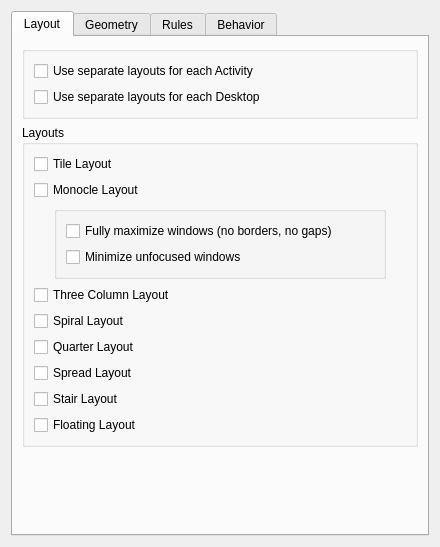
<?xml version="1.0" encoding="UTF-8"?>
<ui version="4.0">
 <class>KrohnkiteConfigForm</class>
 <widget class="QWidget" name="KrohnkiteConfigForm">
  <property name="geometry">
   <rect>
    <x>0</x>
    <y>0</y>
    <width>440</width>
    <height>547</height>
   </rect>
  </property>
  <property name="minimumSize">
   <size>
    <width>440</width>
    <height>0</height>
   </size>
  </property>
  <property name="windowTitle">
   <string>Form</string>
  </property>
  <layout class="QGridLayout" name="gridLayout">
   <item row="0" column="0">
    <widget class="QTabWidget" name="configTabs">
     <property name="currentIndex">
      <number>0</number>
     </property>
     <widget class="QWidget" name="layoutTab">
      <attribute name="title">
       <string>Layout</string>
      </attribute>
      <layout class="QVBoxLayout" name="verticalLayout_4">
       <item>
        <widget class="QGroupBox" name="groupBox_8">
         <property name="title">
          <string/>
         </property>
         <layout class="QVBoxLayout" name="verticalLayout_8">
          <item>
           <widget class="QCheckBox" name="kcfg_layoutPerActivity">
            <property name="toolTip">
             <string>Use different layouts for each activity. Can be combined with &quot;Use separate layout per Desktop&quot; option.</string>
            </property>
            <property name="text">
             <string>Use separate layouts for each Activity</string>
            </property>
           </widget>
          </item>
          <item>
           <widget class="QCheckBox" name="kcfg_layoutPerDesktop">
            <property name="toolTip">
             <string>Use different layouts for each virtual desktop. Can be combined with &quot;Use separate layout per Activity&quot; option.</string>
            </property>
            <property name="text">
             <string>Use separate layouts for each Desktop</string>
            </property>
           </widget>
          </item>
         </layout>
        </widget>
       </item>
       <item>
        <widget class="QGroupBox" name="groupBox_2">
         <property name="title">
          <string>Layouts</string>
         </property>
         <layout class="QVBoxLayout" name="verticalLayout_3">
          <item>
           <widget class="QCheckBox" name="kcfg_enableTileLayout">
            <property name="toolTip">
             <string>Enable Tile layout</string>
            </property>
            <property name="text">
             <string>Tile Layout</string>
            </property>
            <property name="tristate">
             <bool>false</bool>
            </property>
           </widget>
          </item>
          <item>
           <widget class="QCheckBox" name="kcfg_enableMonocleLayout">
            <property name="toolTip">
             <string>Enable Monocle layout</string>
            </property>
            <property name="text">
             <string>Monocle Layout</string>
            </property>
           </widget>
          </item>
          <item>
           <layout class="QVBoxLayout" name="monocleLayoutConfigLayout">
            <property name="leftMargin">
             <number>20</number>
            </property>
            <property name="rightMargin">
             <number>20</number>
            </property>
            <item>
             <widget class="QGroupBox" name="groupBox_10">
              <property name="title">
               <string/>
              </property>
              <layout class="QVBoxLayout" name="verticalLayout_10">
               <item>
                <widget class="QCheckBox" name="kcfg_monocleMaximize">
                 <property name="toolTip">
                  <string>All windows will be maximized in Monocle layout</string>
                 </property>
                 <property name="text">
                  <string>Fully maximize windows (no borders, no gaps)</string>
                 </property>
                </widget>
               </item>
               <item>
                <widget class="QCheckBox" name="kcfg_monocleMinimizeRest">
                 <property name="text">
                  <string>Minimize unfocused windows</string>
                 </property>
                </widget>
               </item>
              </layout>
             </widget>
            </item>
           </layout>
          </item>
          <item>
           <widget class="QCheckBox" name="kcfg_enableThreeColumnLayout">
            <property name="toolTip">
             <string>Enable Three Column layout</string>
            </property>
            <property name="text">
             <string>Three Column Layout</string>
            </property>
           </widget>
          </item>
          <item>
           <widget class="QCheckBox" name="kcfg_enableSpiralLayout">
            <property name="text">
             <string>Spiral Layout</string>
            </property>
           </widget>
          </item>
          <item>
           <widget class="QCheckBox" name="kcfg_enableQuarterLayout">
            <property name="toolTip">
             <string>Enable Quarter layout</string>
            </property>
            <property name="text">
             <string>Quarter Layout</string>
            </property>
           </widget>
          </item>
          <item>
           <widget class="QCheckBox" name="kcfg_enableSpreadLayout">
            <property name="toolTip">
             <string>Enable Spread layout</string>
            </property>
            <property name="text">
             <string>Spread Layout</string>
            </property>
           </widget>
          </item>
          <item>
           <widget class="QCheckBox" name="kcfg_enableStairLayout">
            <property name="toolTip">
             <string>Enable Stair layout</string>
            </property>
            <property name="text">
             <string>Stair Layout</string>
            </property>
           </widget>
          </item>
          <item>
           <widget class="QCheckBox" name="kcfg_enableFloatingLayout">
            <property name="text">
             <string>Floating Layout</string>
            </property>
           </widget>
          </item>
         </layout>
        </widget>
       </item>
       <item>
        <spacer name="verticalSpacer_2">
         <property name="orientation">
          <enum>Qt::Vertical</enum>
         </property>
         <property name="sizeHint" stdset="0">
          <size>
           <width>20</width>
           <height>40</height>
          </size>
         </property>
        </spacer>
       </item>
      </layout>
     </widget>
     <widget class="QWidget" name="geometryTab">
      <attribute name="title">
       <string>Geometry</string>
      </attribute>
      <layout class="QVBoxLayout" name="verticalLayout_5">
       <item>
        <widget class="QGroupBox" name="groupBox">
         <property name="title">
          <string>Screen Gaps (pixels)</string>
         </property>
         <layout class="QGridLayout" name="gridLayout_3">
          <item row="2" column="3">
           <widget class="QSpinBox" name="kcfg_screenGapTop">
            <property name="maximum">
             <number>999</number>
            </property>
           </widget>
          </item>
          <item row="4" column="0">
           <widget class="QSpinBox" name="kcfg_screenGapLeft">
            <property name="maximum">
             <number>999</number>
            </property>
           </widget>
          </item>
          <item row="4" column="4">
           <widget class="QSpinBox" name="kcfg_screenGapRight">
            <property name="maximum">
             <number>999</number>
            </property>
           </widget>
          </item>
          <item row="0" column="3">
           <widget class="QLabel" name="screenGapTop">
            <property name="text">
             <string>Top</string>
            </property>
            <property name="alignment">
             <set>Qt::AlignCenter</set>
            </property>
           </widget>
          </item>
          <item row="6" column="3">
           <widget class="QSpinBox" name="kcfg_screenGapBottom">
            <property name="maximum">
             <number>999</number>
            </property>
           </widget>
          </item>
          <item row="5" column="3">
           <widget class="QLabel" name="screenGapBottom">
            <property name="text">
             <string>Bottom</string>
            </property>
            <property name="alignment">
             <set>Qt::AlignCenter</set>
            </property>
           </widget>
          </item>
          <item row="3" column="0">
           <widget class="QLabel" name="screenGapLeft">
            <property name="text">
             <string>Left</string>
            </property>
            <property name="alignment">
             <set>Qt::AlignCenter</set>
            </property>
           </widget>
          </item>
          <item row="3" column="4">
           <widget class="QLabel" name="screenGapRight">
            <property name="text">
             <string>Right</string>
            </property>
            <property name="alignment">
             <set>Qt::AlignCenter</set>
            </property>
           </widget>
          </item>
         </layout>
        </widget>
       </item>
       <item>
        <widget class="QGroupBox" name="groupBox_9">
         <property name="title">
          <string>Maximum Tile Width</string>
         </property>
         <layout class="QGridLayout" name="gridLayout_8">
          <item row="0" column="0">
           <widget class="QCheckBox" name="kcfg_limitTileWidth">
            <property name="text">
             <string>Limit the width of tiled windows</string>
            </property>
           </widget>
          </item>
          <item row="1" column="0">
           <layout class="QHBoxLayout" name="horizontalLayout_2">
            <item>
             <widget class="QLabel" name="limitTileWidthRatioLabel">
              <property name="sizePolicy">
               <sizepolicy hsizetype="Maximum" vsizetype="Preferred">
                <horstretch>0</horstretch>
                <verstretch>0</verstretch>
               </sizepolicy>
              </property>
              <property name="text">
               <string>Ratio of the max width to screen height </string>
              </property>
             </widget>
            </item>
            <item>
             <widget class="QDoubleSpinBox" name="kcfg_limitTileWidthRatio"/>
            </item>
           </layout>
          </item>
         </layout>
        </widget>
       </item>
       <item>
        <layout class="QHBoxLayout" name="horizontalLayout">
         <item>
          <widget class="QLabel" name="tileGapLabel">
           <property name="text">
            <string>Gaps between tiles (pixels)</string>
           </property>
          </widget>
         </item>
         <item>
          <widget class="QSpinBox" name="kcfg_tileLayoutGap">
           <property name="maximum">
            <number>9999</number>
           </property>
          </widget>
         </item>
        </layout>
       </item>
       <item>
        <spacer name="verticalSpacer">
         <property name="orientation">
          <enum>Qt::Vertical</enum>
         </property>
         <property name="sizeHint" stdset="0">
          <size>
           <width>20</width>
           <height>40</height>
          </size>
         </property>
        </spacer>
       </item>
      </layout>
     </widget>
     <widget class="QWidget" name="rulesTab">
      <attribute name="title">
       <string>Rules</string>
      </attribute>
      <layout class="QVBoxLayout" name="verticalLayout_2">
       <item>
        <widget class="QGroupBox" name="groupBox_5">
         <property name="title">
          <string>Ignore Windows</string>
         </property>
         <layout class="QGridLayout" name="gridLayout_5">
          <item row="1" column="0">
           <widget class="QLabel" name="ignoreTitleLabel">
            <property name="text">
             <string>By Title</string>
            </property>
           </widget>
          </item>
          <item row="0" column="0">
           <widget class="QLabel" name="ignoreClassLabel">
            <property name="text">
             <string>By Class</string>
            </property>
           </widget>
          </item>
          <item row="0" column="1">
           <widget class="QLineEdit" name="kcfg_ignoreClass">
            <property name="toolTip">
             <string>Comma-separated list of window classes. Matching windows will not be tiled.</string>
            </property>
           </widget>
          </item>
          <item row="1" column="1">
           <widget class="QLineEdit" name="kcfg_ignoreTitle">
            <property name="toolTip">
             <string>Comma-separated list of keywords(or substrings). Any windows with matching title will not be tiled.</string>
            </property>
           </widget>
          </item>
          <item row="2" column="0">
           <widget class="QLabel" name="ignoreRoleLabel">
            <property name="text">
             <string>By Role</string>
            </property>
           </widget>
          </item>
          <item row="2" column="1">
           <widget class="QLineEdit" name="kcfg_ignoreRole"/>
          </item>
         </layout>
        </widget>
       </item>
       <item>
        <widget class="QGroupBox" name="groupBox_6">
         <property name="title">
          <string>Float Windows</string>
         </property>
         <layout class="QGridLayout" name="gridLayout_6">
          <item row="0" column="0">
           <widget class="QLabel" name="floatingClassLabel">
            <property name="text">
             <string>By Class</string>
            </property>
           </widget>
          </item>
          <item row="0" column="1">
           <widget class="QLineEdit" name="kcfg_floatingClass">
            <property name="toolTip">
             <string>Comma-separated list of window classes. Matching windows will become float automatically.</string>
            </property>
           </widget>
          </item>
          <item row="1" column="0">
           <widget class="QLabel" name="floatingTitleLabel">
            <property name="text">
             <string>By Title</string>
            </property>
           </widget>
          </item>
          <item row="1" column="1">
           <widget class="QLineEdit" name="kcfg_floatingTitle">
            <property name="toolTip">
             <string>Comma-separated list of keywords(or substrings). Any windows with matching title will become float automatically</string>
            </property>
           </widget>
          </item>
          <item row="2" column="1">
           <widget class="QCheckBox" name="kcfg_floatUtility">
            <property name="toolTip">
             <string>This is mainly for debugging purpose, but can also be used to meet some specific requirements.</string>
            </property>
            <property name="text">
             <string>Float utility windows
(applies to window type Dialog, Splash, Utility)</string>
            </property>
            <property name="checked">
             <bool>true</bool>
            </property>
           </widget>
          </item>
         </layout>
        </widget>
       </item>
       <item>
        <widget class="QGroupBox" name="groupBox_7">
         <property name="title">
          <string>Disable Tiling</string>
         </property>
         <layout class="QGridLayout" name="gridLayout_7">
          <item row="0" column="1">
           <widget class="QLineEdit" name="kcfg_ignoreActivity">
            <property name="toolTip">
             <string>Comma-separated list of activity names. Windows in corresponding activities will not be tiled.</string>
            </property>
           </widget>
          </item>
          <item row="0" column="0">
           <widget class="QLabel" name="ignoreActivityLabel">
            <property name="text">
             <string>On Activity (name)</string>
            </property>
           </widget>
          </item>
          <item row="1" column="0">
           <widget class="QLabel" name="ignoreScreenLabel">
            <property name="text">
             <string>On Screen (number)</string>
            </property>
           </widget>
          </item>
          <item row="1" column="1">
           <widget class="QLineEdit" name="kcfg_ignoreScreen">
            <property name="toolTip">
             <string>Comma-separated list of screen numbers. Windows in corresponding screens will not be tiled.</string>
            </property>
           </widget>
          </item>
         </layout>
        </widget>
       </item>
       <item>
        <spacer name="verticalSpacer_4">
         <property name="orientation">
          <enum>Qt::Vertical</enum>
         </property>
         <property name="sizeHint" stdset="0">
          <size>
           <width>20</width>
           <height>40</height>
          </size>
         </property>
        </spacer>
       </item>
      </layout>
     </widget>
     <widget class="QWidget" name="behaviorTab">
      <attribute name="title">
       <string>Behavior</string>
      </attribute>
      <layout class="QVBoxLayout" name="verticalLayout">
       <item>
        <widget class="QCheckBox" name="kcfg_newWindowAsMaster">
         <property name="text">
          <string>Put new window as master</string>
         </property>
        </widget>
       </item>
       <item>
        <widget class="QCheckBox" name="kcfg_maximizeSoleTile">
         <property name="toolTip">
          <string>&lt;p&gt;If there's only one window to be tiled, the window will be maximized with its borders removed to maximize usable screen space.&lt;/p&gt;&lt;p&gt;When using this option it's advisable to enable the &amp;quot;Allow resizing maximized windows from window edges&amp;quot; in &amp;quot;Breeze Window Decoration&amp;quot; settings, as this will often leave windows maximized, preventing borders from returning when windows are no longer sole otherwise.&lt;/p&gt;</string>
         </property>
         <property name="text">
          <string>Maximize the sole window</string>
         </property>
        </widget>
       </item>
       <item>
        <widget class="QCheckBox" name="kcfg_noTileBorder">
         <property name="toolTip">
          <string>All tiled windows will have no borders. Borders will be added back if window become float.</string>
         </property>
         <property name="text">
          <string>Remove borders of tiled windows</string>
         </property>
        </widget>
       </item>
       <item>
        <widget class="QCheckBox" name="kcfg_keepFloatAbove">
         <property name="text">
          <string>Keep floating windows above tiled windows</string>
         </property>
        </widget>
       </item>
       <item>
        <widget class="QCheckBox" name="kcfg_preventMinimize">
         <property name="text">
          <string>Prevent windows from minimizing (experimental)</string>
         </property>
        </widget>
       </item>
       <item>
        <widget class="QCheckBox" name="kcfg_preventProtrusion">
         <property name="text">
          <string>Prevent window from protruding from its screen</string>
         </property>
        </widget>
       </item>
       <item>
        <spacer name="debugSpacer">
         <property name="orientation">
          <enum>Qt::Vertical</enum>
         </property>
         <property name="sizeType">
          <enum>QSizePolicy::Maximum</enum>
         </property>
         <property name="sizeHint" stdset="0">
          <size>
           <width>20</width>
           <height>10</height>
          </size>
         </property>
        </spacer>
       </item>
       <item>
        <widget class="QCheckBox" name="kcfg_debug">
         <property name="toolTip">
          <string>Use this option to debug the script or submit detailed bug report.</string>
         </property>
         <property name="text">
          <string>Enable logging</string>
         </property>
        </widget>
       </item>
       <item>
        <spacer name="verticalSpacer_5">
         <property name="orientation">
          <enum>Qt::Vertical</enum>
         </property>
         <property name="sizeHint" stdset="0">
          <size>
           <width>20</width>
           <height>40</height>
          </size>
         </property>
        </spacer>
       </item>
      </layout>
     </widget>
    </widget>
   </item>
  </layout>
 </widget>
 <resources/>
 <connections/>
</ui>
